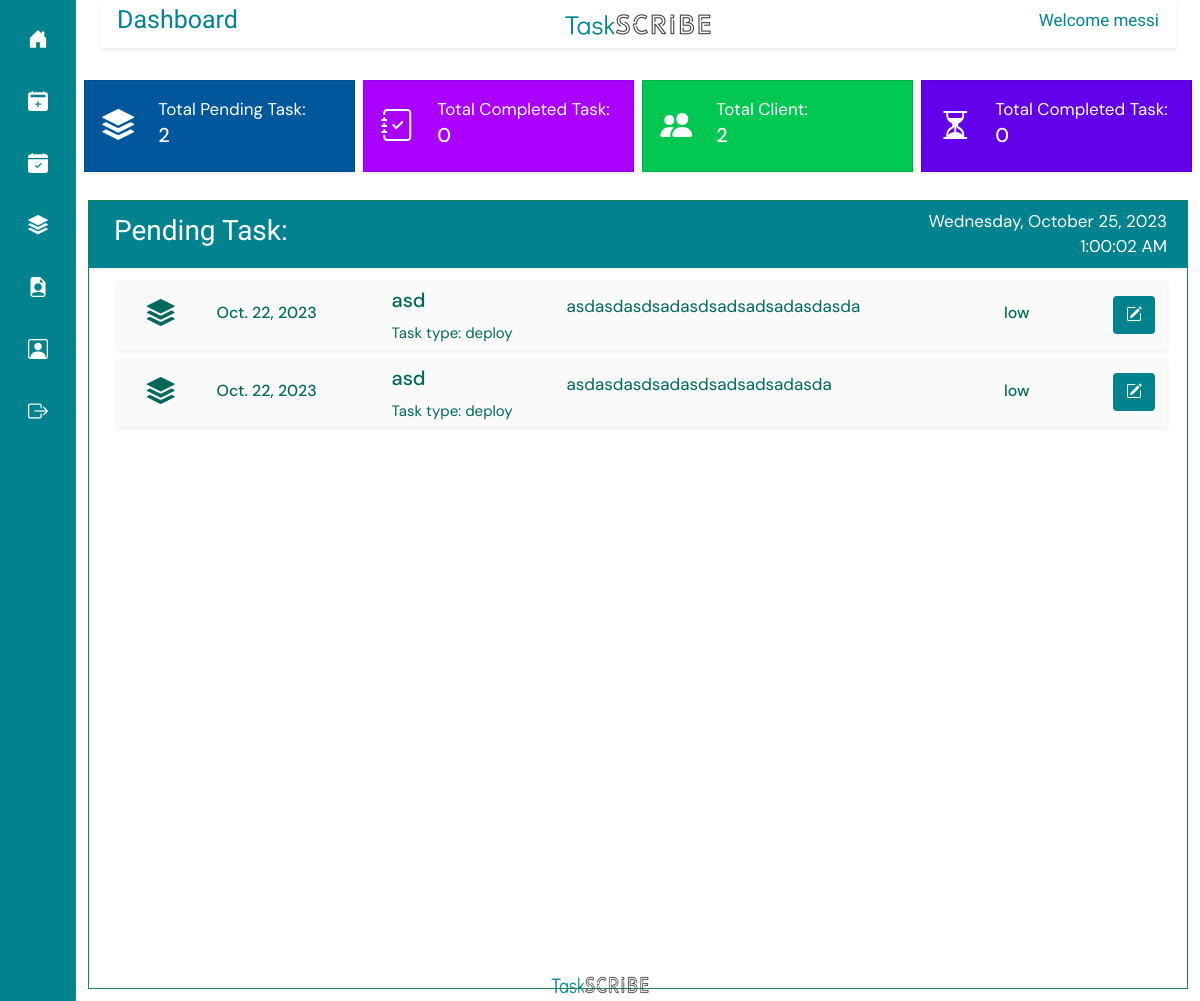
Page / (signed in) on the committed database.
### taskapp/models.py (models this page shows, shortened)
class CustomUser(AbstractUser):
    ROLE_CHOICES = (
        ('admin', 'Admin'),
        ('general', 'General'),
    )
    role = models.CharField(max_length=10, choices=ROLE_CHOICES, default='general')

class Task(models.Model):
    name = models.CharField(max_length=500,)
    user = models.ForeignKey(CustomUser, on_delete=models.PROTECT)
    type = models.ForeignKey(Type, on_delete=models.CASCADE)
    client = models.ForeignKey(Client, on_delete=models.PROTECT)
    date = models.DateField()
    priority = models.CharField(max_length=6, choices=PRIORITY, default='low', null=True)
    created_at = models.DateField(auto_now_add=True, null=True)
    status = models.CharField(max_length=1, choices=STATUS, default='0')
    time = models.FloatField()

class Client(models.Model):
    name = models.CharField(max_length=100)
    description = models.TextField(max_length=500, null=True)
    file = models.FileField(upload_to='documetns/')
    original_filename = models.CharField(max_length=255)
    uploaded_at = models.DateTimeField(auto_now_add=True)

class Type(models.Model):
    name = models.CharField(max_length=100)
    def __str__(self) -> str:
        return self.name

### taskapp/views.py (the view)
# urls.py: 2. Add a URL to urlpatterns:  path('', views.home, name='home')
@login_required(login_url="/login/")
def home(request):
    daten = date.today()
    docs = Client.objects.all()
    cnum = Client.objects.all().count()
    login_user = CustomUser.objects.get(id=request.user.id)
    taskf = Task.objects.filter(user=login_user, date=daten)
    total_task = Task.objects.filter(user=login_user, status="0").count()
    total_ctask = Task.objects.filter(user=login_user, status="1").count()
    all_tasks = Task.objects.filter(user=login_user, status="0").order_by('priority')
    return render(request, "home.html", {
        "all_tasks" : all_tasks, "taskfl": taskf, "docs" : docs, "user" : login_user, "count" : total_task, "clnum" : cnum, "complete_task" : total_ctask
    })

### templates/home.html (shortened to what this page needs)
{% extends 'base.html' %}
{% load static %}
{% block titlecontent %}
<div class="row shadow-sm align-items-center" style=" margin-top: 0px; padding: 5px;  color: #00838f;">
  <div class="col">
    <h2 style="font-family: Didact Gothic; text-align: left; font-size: 25px;">Dashboard</h2>
  </div>
  <div class="col align-items-center text-center">
    <img src="{% static 'img/logof.png' %}" width="150px" height="25px" alt="">
  </div>
  <div class="col align-items-center" >
      <h2  style="font-family: Didact Gothic; text-align: right; font-size: 17px;">Welcome {{ user.username }}</h2>
  </div>
</div>
{% endblock %}
{% block content %}
<div class="row justify-content-center mt-4 p-1">
  <div class="col-md-3  p-1 text-center" onclick="redirectToPage('pending-task')">
    <div class="card py-3 shadow-sm"
      style="border-radius: 0; background-color: #01579B;">
      <div class="row  align-items-center">
        <div class="col-md-3"  style="text-align: right;">
          <i class="bi bi-stack fs-2" style="color: #fff;"></i>
        </div>
        <div class="col-md-9" style="text-align: left;">
          <a style="color: #fff;"> Total Pending Task:</a>
          <h5 style="color: #fff;">{{ count }}</h5>
        </div>
      </div>
    </div>
  </div>
  <div class="col-md-3   p-1 text-center" onclick="redirectToPage('completed-task')">
    <div class="card py-3 shadow-sm"
      style=" border-radius: 0; background-color: #AA00FF;">
      <div class="row  align-items-center">
        <div class="col-md-3"  style="text-align: right;">
          <i class="bi bi-journal-check fs-2" style="color: #fff;"></i>
        </div>
        <div class="col-md-9" style="text-align: left;">
          <a style="color: #fff;"> Total Completed Task:</a>
          <h5 style="color: #fff;">{{ complete_task }}</h5>
        </div>
    </div>
    </div>
  </div>
  <div class="col-md-3  p-1 text-center" onclick="redirectToPage('add_client')">
    <div class="card py-3 shadow-sm"
      style="border-radius: 0; background-color: #00C853;">
      <div class="row  align-items-center">
        <div class="col-md-3"  style="text-align: right;">
          <i class="bi bi-people-fill fs-2" style="color: #fff;"></i>
        </div>
        <div class="col-md-9" style="text-align: left;">
          <a style="color: #fff;"> Total Client:</a>
          <h5 style="color: #fff;">{{ clnum }}</h5>
        </div>
    </div>
    </div>
  </div>
  <div class="col-md-3 p-1 text-center">
    <div class="card py-3 shadow-sm"
      style="border-radius: 0; background-color: #6200EA;">
      <div class="row  align-items-center">
        <div class="col-md-3"  style="text-align: right;">
          <i class="bi bi-hourglass-split fs-2" style="color: #fff;"></i>
        </div>
        <div class="col-md-9" style="text-align: left;">
          <a style="color: #fff;"> Total Completed Task:</a>
          <h5 style="color: #fff;">{{ complete_task }}</h5>
        </div>
    </div>
    </div>
  </div>
</div>
<div class="row justify-content-center mt-2 p-1">
  <div class="col border border-success m-2">
    <div class="row shadow-sm p-2" style=" background-color: #00838f; color: #fff;">
      <div class="col-md-6">
        <h3 style="font-family: Palanquin Dark; padding: 5px;">Pending Task:</h3>
      </div>
      <div class="col-md-6" style="text-align: right;">
        <div class="date-time">
          <div class="date" id="date"></div>
          <div class="time" id="time"></div>
        </div>
      </div>
    </div>
    <div class="container-fluid " style=" border-radius: 0; height: 90vh; overflow-y: auto; padding-bottom: 3vh;">
      <div class="row  mt-2">
        {% for task in all_tasks %}
        <div class="m-1 py-1 shadow-sm" style="background-color: #FAFAFA; border-radius: 0;">
          <div class="row align-items-center" style="text-align: center;">
            <div class="col-12 col-md-1">
              <i class="bi bi-stack fs-3"></i>
            </div>
            <div class="col-12 col-md-2" style="text-align: left;">
              <h6 class="pt-1 text-primary-d1 letter-spacing">
                {{task.created_at}}
              </h6>
            </div>
            <div class="col-12 col-md-2" style="text-align: left;">
              <h5 class="pt-1">
                {{task.client.name}}
              </h5>
                <span style="font-size: 15px;">
                  Task type: {{ task.type }}
                </span>
            </div>
            <div class="col-12 col-md-5" style="text-align: left;">
                  <p style="  text-align: justify;
                  white-space: nowrap;
                  max-width: 40ch;
                  text-overflow: ellipsis;
                  overflow-x: hidden;">{{task.name}}</p>
            </div>
            <div class="col-12 col-md-1" style="text-align: left;">
              <h6 class="pt-1 text-primary-d1 letter-spacing">
                {{task.priority}}
              </h6>
            </div>
            <div class="col-12 col-md-1 " style="text-align: right;">
              <button type="button" class="btn btn-floating edit-task" data-bs-toggle="modal"
                data-bs-target="#exampleModal" data-task-id="{{ task.id }}"
                style="background-color: #00838f; color: #fff;"><i class="bi bi-pencil-square"></i></button>
            </div>
          </div>
        </div>
        {% endfor %}
      </div>
    </div>
  </div>
</div>
{% endblock%}

### templates/base.html (style rules this page uses)
body { font-family: 'DM Sans'; font-size: 17px; background-color: #fff ; color: #00695c; }

### rows in the picture
CustomUser: username "messi"
Task: created_at "Oct. 22, 2023", client.name "asd", type "deploy", name "asdasdasdsadasdsadsadsadasdasda", priority "low"
Task: created_at "Oct. 22, 2023", client.name "asd", type "deploy", name "asdasdasdsadasdsadsadsadasda", priority "low"

### other values in the picture
{{ count }} "2"
{{ complete_task }} "0"
{{ clnum }} "2"
